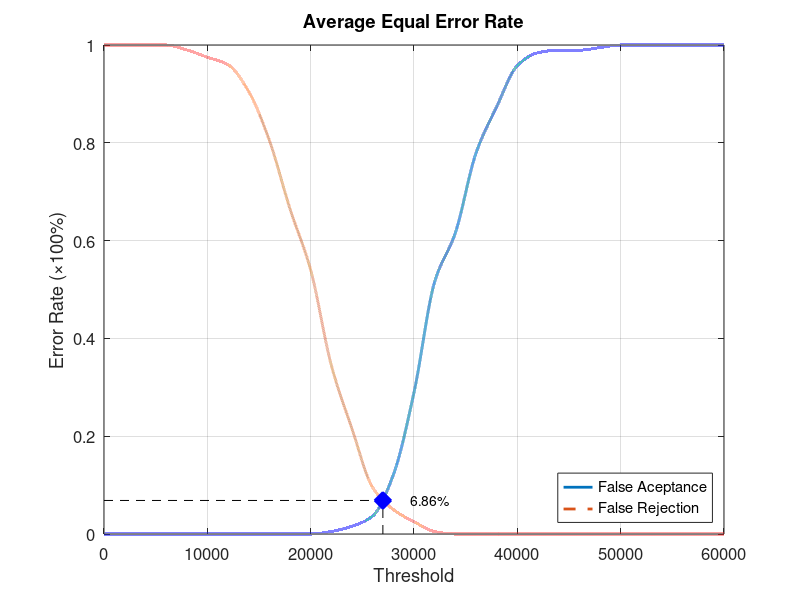
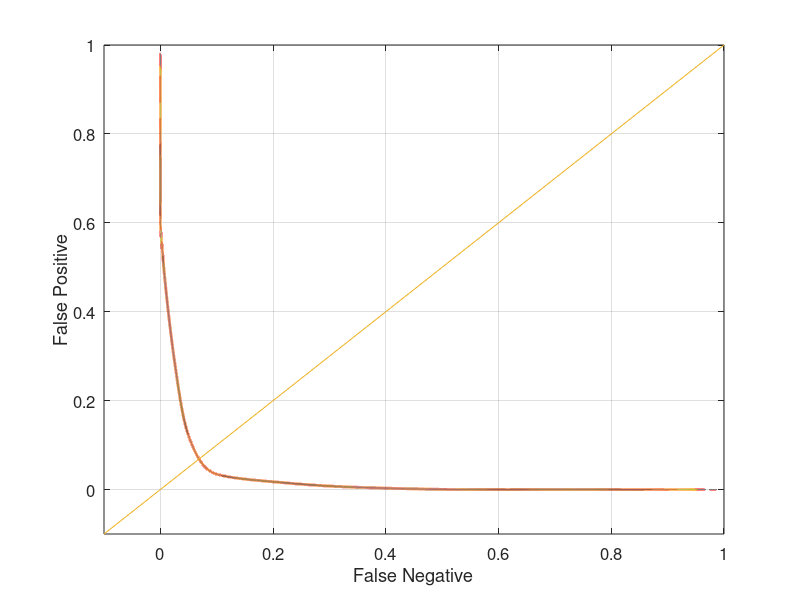

Reproduce these figures in MATLAB, in order.
function yEER = Database2_1
close all;
clear;
clc;
x = 0:2000:60000;
xq = 0:0.5:60000;

y0 = [0 0 0 0 0 0 0 0 0 0 0 0.00526316 0.0157895 0.0368421 0.121053 0.289474 0.515789 0.615789 0.778947 0.873684 0.957895 0.984211 0.989474 0.989474 0.994737 1 1 1 1 1 1];
yy0 = interp1(x, y0, xq, 'pchip');
y1 = [1 1 1 1 0.99 0.975 0.96 0.905 0.805 0.665 0.54 0.345 0.215 0.095 0.05 0.025 0.005 0 0 0 0 0 0 0 0 0 0 0 0 0 0];
yy1 = interp1(x, y1, xq, 'pchip');

% Calculating EER: 
y2 = abs(y0 - y1);
find(y2 == min(y2))
yy2 = abs(yy0 - yy1);
xEER = find(yy2 == min(yy2));
xEERIndex = xq(xEER) % X-axis EER
yEER = yy0(xEER) % Y-axis EER

main = figure
plot(xq, yy0,'-','LineWidth', 2);	hold on
plot(xq, yy1,'--','LineWidth', 2);	hold on
plot([xEERIndex xEERIndex], [0 yEER], 'k--');	hold on
plot([0 xEERIndex], [yEER yEER], 'k--');	hold on
plot(xEERIndex, yEER, 'bx', 'LineWidth', 10);	hold on
text(xEERIndex + 10 * xEERIndex / 100, yEER, [num2str(round((10000 * yEER)) / 100) '%'])
legend('False Aceptance', 'False Rejection', 'Location', 'SouthEast')
xlabel('Threshold')
ylabel('Error Rate (\times100%)')
title('Average Equal Error Rate')
set(gca, 'FontSize', 12)
axis([0 60000 0 1])
grid on

print(main, 'Database2_1Main', '-dpng');
FNRxFPR = figure('Color', [1 1 1]);
plot(yy1, yy0, '-', yy1, yy0, 'LineWidth', 2);
hold on
y = -0.1:0.1:1
plot(y, y); 
set(gca, 'FontSize', 12)
xlabel('False Negative')
ylabel('False Positive')
axis([-0.1 1 -0.1 1])
set(gca, 'FontSize', 12)
grid on

print(FNRxFPR, 'Database2_1FNRxFPR','-dpng');
end
